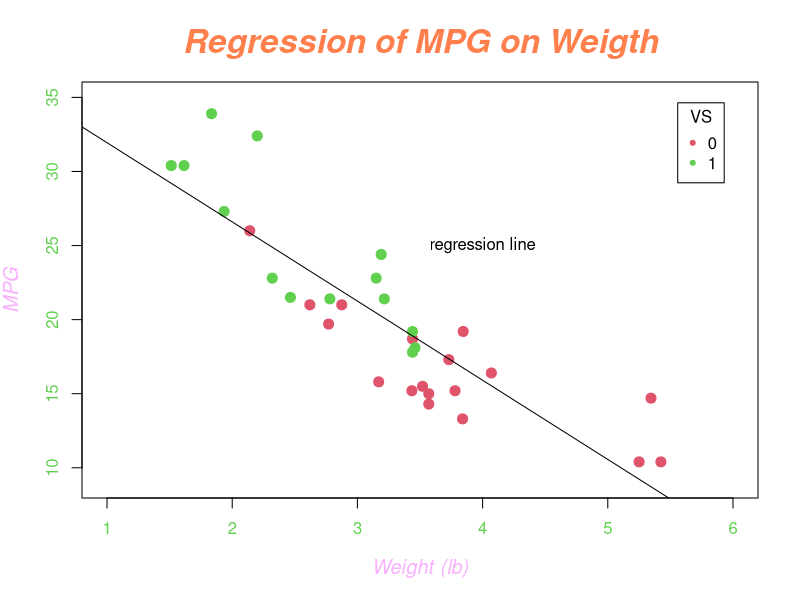
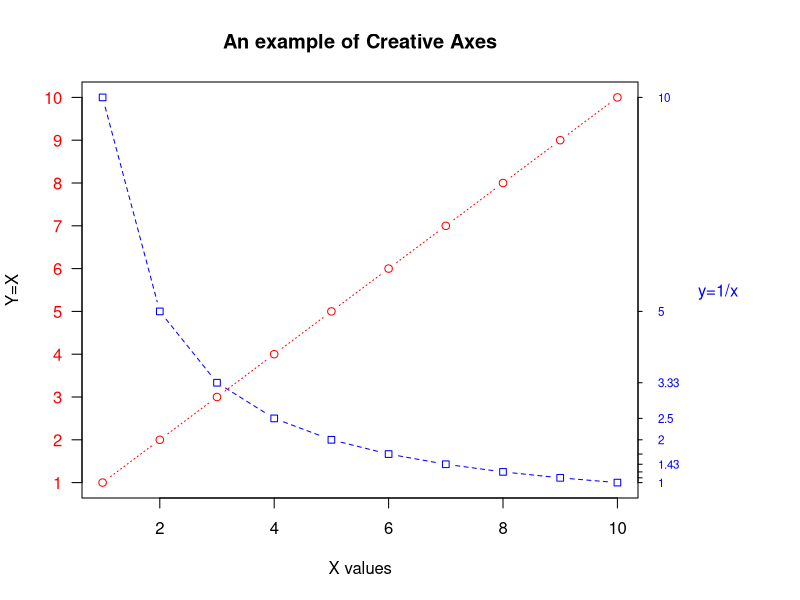
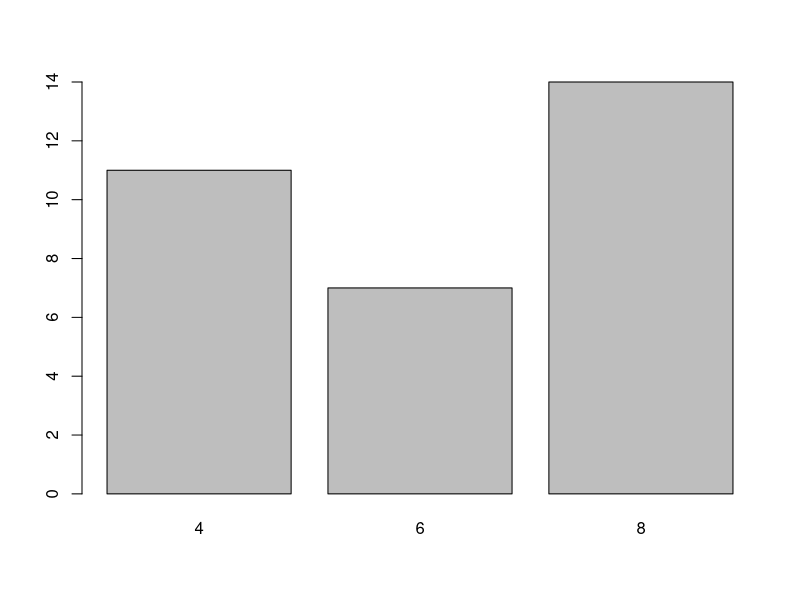
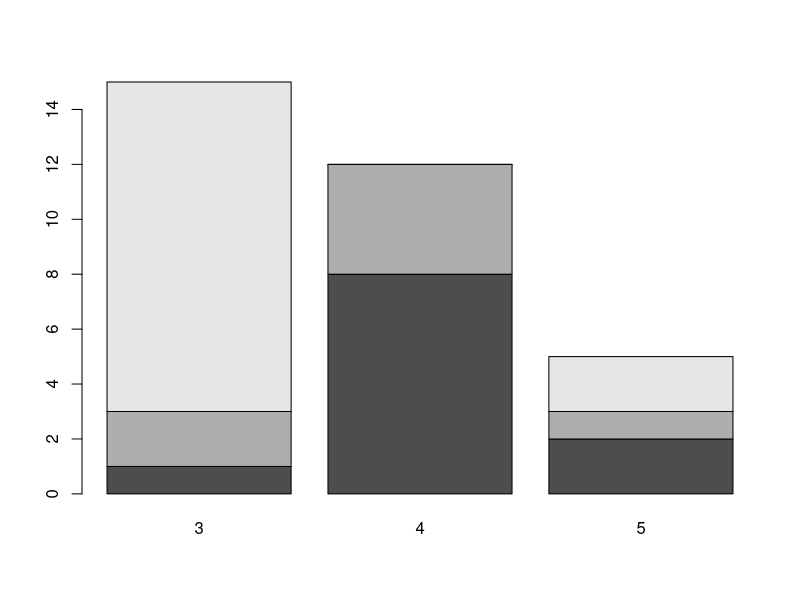
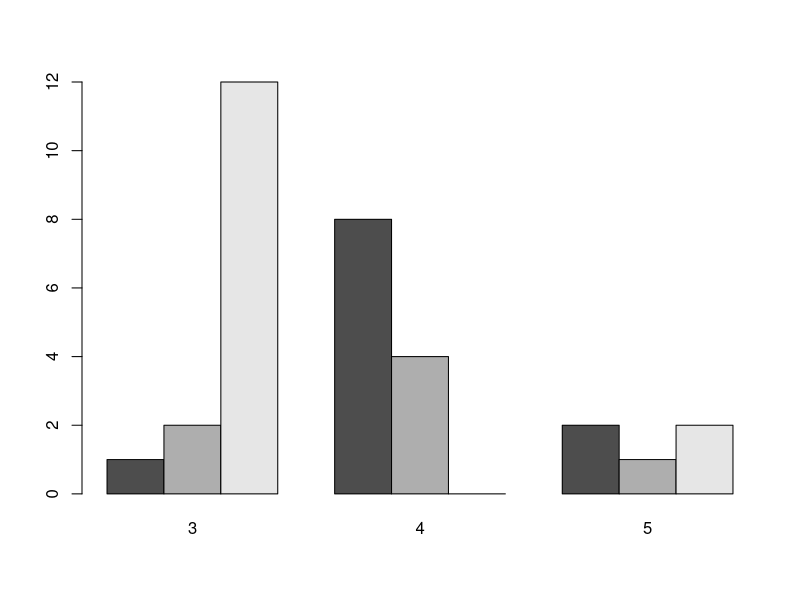
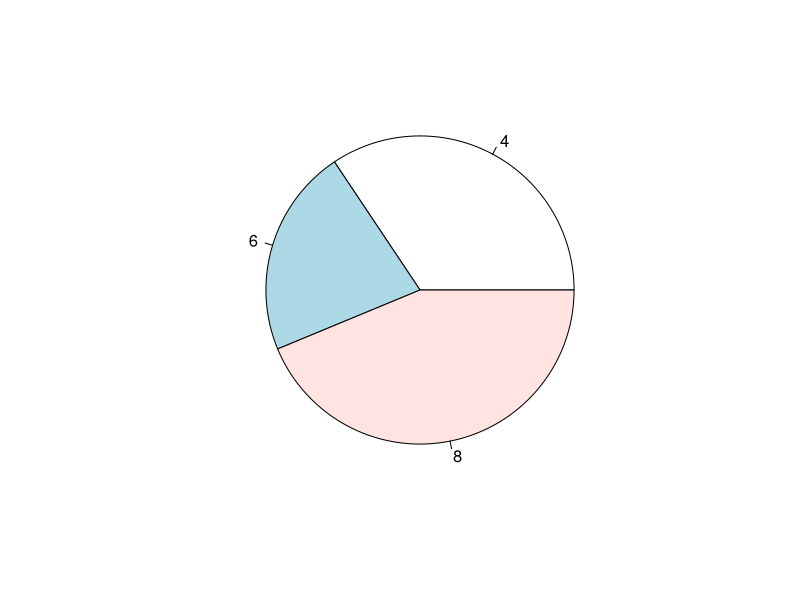
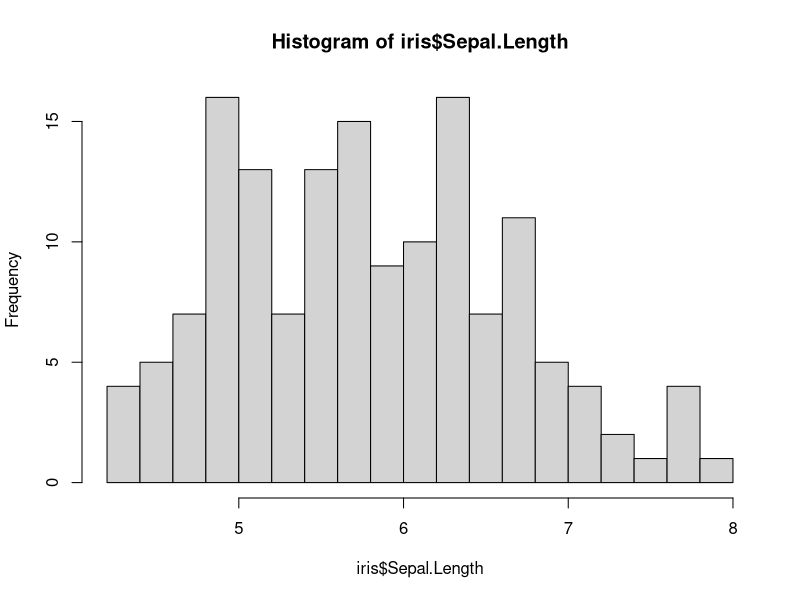
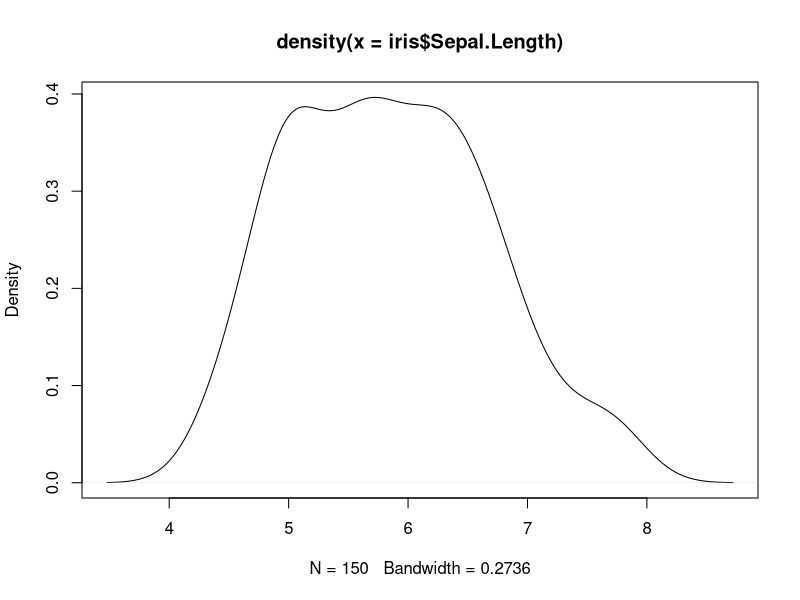

These charts were generated, in order, by the following R code:
#-------------------------------------------------------------------------------
# R Basic Graph
#-------------------------------------------------------------------------------
#
# In this lesson, we will cover the following topics
#
# 1. appearance and annotations
# 2. different plot types
# 3. arrangement

# * 1. appearance and annotations
plot(mtcars$wt,mtcars$mpg,
     # points
     type = "p",pch=20,
     # axis
     xlim=c(1,6),ylim=c(9,35),
     xlab="Weight (lb)",ylab="MPG",
     # title
     main="Regression of MPG on Weigth",
     # size
     cex=2,
     cex.axis=1,
     cex.lab=1.2,cex.main=2,
     # font
     font=1,
     font.axis=2,
     font.lab=3,
     font.main=4,
     # line type and width
     #lty=2,lwd=2,
     # color
     col.axis=3,col.lab="#FAAFFF",col.main=rgb(1,0.5,0.3),
#     col=colorRampPalette(c("blue","red"))(length(mtcars$wt)),
     col=mtcars$vs+2,
)

# annotations
abline(lm(mtcars$mpg~mtcars$wt))
legend("topright",inset = .05, title="VS",c("0","1"),pch=20,col=c(2,3))
text(4,25,"regression line")

# title & labs can be added outside of plot() by title
# create self-defined axis by axis()
# many graphical parameters can be specified in par()
# an example from R语言实践(第2版)
x <- 1:10
y <- x
z <- 10/x
opar <- par(no.readonly = T)
par(mar=c(5,4,4,8)+0.1)
plot(x,y,type="b",pch=21,col="red",yaxt="n",lty=3,ann=FALSE)
lines(x,z,type="b",pch=22,col="blue",lty=2)
axis(2,at=x, labels=x, col.axis="red",las=2)
axis(4,at=z,labels=round(z,digits=2),
     col.axis="blue",las=2,cex.axis=0.7,tck=-0.01)
mtext("y=1/x",side=4,line=3,cex.lab=1,las=2,col="blue")
title("An example of Creative Axes", ylab="Y=X", xlab="X values")
par(opar)


# * 2. different plot types
# bar plot
barplot(table(mtcars$cyl))
# stacked bar plot
barplot(table(mtcars$cyl,mtcars$gear))
# side-by-side
barplot(table(mtcars$cyl,mtcars$gear),beside=T)
# pie chart
pie(table(mtcars$cyl))
# histogram
hist(iris$Sepal.Length,breaks = 20)
# density plot
plot(density(iris$Sepal.Length))
# box plot
boxplot(iris$Sepal.Length)
boxplot(iris$Sepal.Length ~ iris$Species)
# dot chart
dotchart(mtcars$mpg,labels = row.names(mtcars))
# others
scatter.smooth(iris$Sepal.Length)
smoothScatter(iris$Sepal.Length)
symbols(mtcars$wt,mtcars$mpg,circles = sqrt(mtcars$disp/pi),
        inches = 0.3,fg="white",bg="lightblue")
text(mtcars$wt,mtcars$mpg,rownames(mtcars),cex=0.6)

# * 3. arrangement
par(mfcol=c(2,1))
boxplot(iris$Sepal.Length ~ iris$Species)
boxplot(iris$Sepal.Width ~ iris$Species)
par(mfcol=c(1,1))
